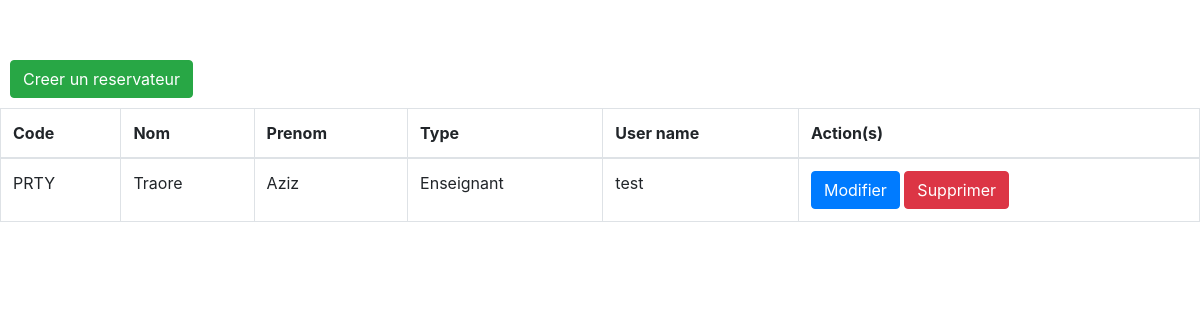
The page /user/ on the database as committed earlier.
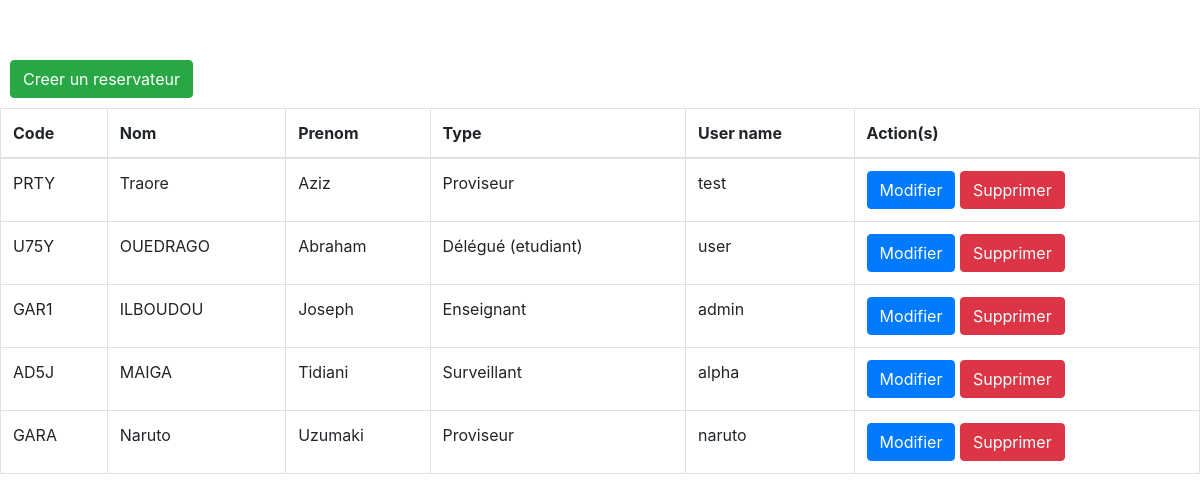
The same page on the database as committed later.
### srcApp/models.py (models this page shows, shortened)
class Personnel(models.Model):
    codePerso = models.fields.CharField(max_length=4)
    nom = models.fields.CharField(max_length=50)
    prenom = models.fields.CharField(max_length=50)
    typePerso = models.ForeignKey(TypePerso, null=True, on_delete=models.SET_NULL)
    dateNaiss = models.fields.IntegerField(
    validators=[MinValueValidator(1900), MaxValueValidator(2004)])
    chefService = models.BooleanField
    compte = models.OneToOneField(User, null=True, on_delete=models.CASCADE)

class TypePerso(models.Model):
    codeType = models.fields.CharField(max_length=4)
    fonction = models.fields.CharField(max_length=50)
    def __str__(self):
        return f'{self.fonction}'

### srcApp/views.py (the view)
# urls.py: path('user/', views.user, name='user'),
def user(request):
    datas = Personnel.objects.all()
    return render(request,"userHome.html", {'datas':datas})

### srcApp/templates/userHome.html (shortened to what this page needs)
{% extends 'base.html' %}
{% load crispy_forms_tags %}
        {% block content %}
        <div style="display:inline-block">
        <a class="btn btn-success "  style="margin:10px"  href="{% url 'create_user' %}">Creer un reservateur</a>
        </div>
         <table class="table table-bordered mx-auto" >
        <thead>
        <tr>
            <th>Code</th>
        <th>Nom</th>
        <th>Prenom</th>
            <th>Type</th>
            <th>User name</th>
        <th>Action(s)</th>
        </tr>
        </thead>
        <tbody id="myTable">
        {% for user in datas %}
        <tr>
            <td>{{user.codePerso}}</td>
            <td>{{ user.nom }}</td>
            <td>{{ user.prenom }}</td>
            <td>{{ user.typePerso }}</td>
            <td>{{ user.compte }}</td>
        <td>
        <form action="#" method="Post">
        <a class="btn btn-primary" href="{% url 'update_user' user.id %}">Modifier</a>
            <a  class="btn btn-danger" href="{% url 'delete_user' user.id %}">Supprimer</a>
        </form>
        </td>
        </tr>
        {% endfor %}
        </tbody>
        </table>
        {% endblock %}

### srcApp/templates/base.html (shortened to what this page needs)
{% load static %}
<!DOCTYPE html>
<html lang="en">
<head>
            <link rel="stylesheet" href="{% static 'css/styles.css' %}" />
            <link rel="stylesheet" href="https://cdn.jsdelivr.net/npm/bootstrap@4.3.1/dist/css/bootstrap.min.css">
</head>
<body>
 {% block content %}{% endblock %}
</body>
</html>

### srcApp/static/css/styles.css (style rules this page uses)
html, body { width: 100%; height: 100%; }

Rows that differ between the two databases and show on the page:
changed Personnel "PRTY": typePerso "Enseignant" → "Proviseur"
added Personnel: codePerso "U75Y", nom "OUEDRAGO", prenom "Abraham", typePerso "Délégué (etudiant)", compte "user"
added Personnel: codePerso "GAR1", nom "ILBOUDOU", prenom "Joseph", typePerso "Enseignant", compte "admin"
added Personnel: codePerso "AD5J", nom "MAIGA", prenom "Tidiani", typePerso "Surveillant", compte "alpha"
added Personnel: codePerso "GARA", nom "Naruto", prenom "Uzumaki", typePerso "Proviseur", compte "naruto"
